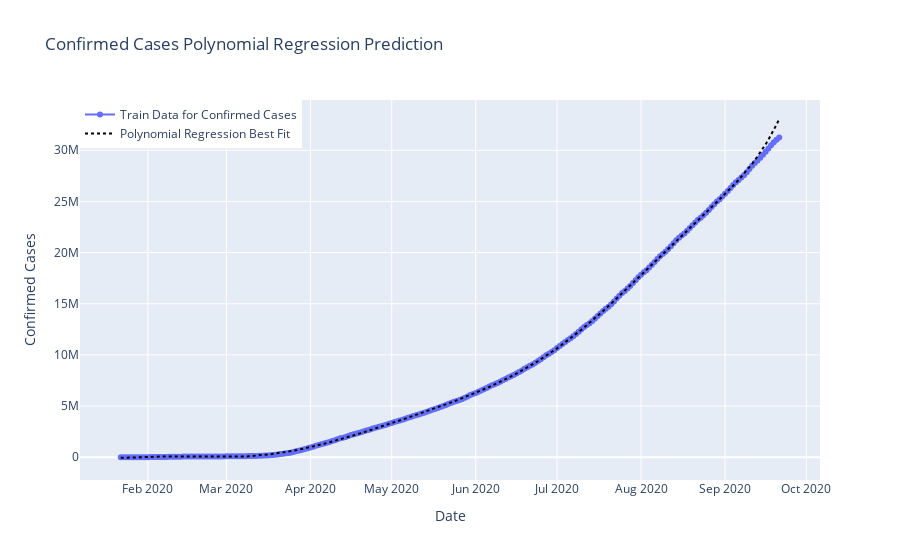

The notebook cell this image was saved under:
### Code cell
comp_data=poly.fit_transform(np.array(datewise["Days Since"]).reshape(-1,1))
plt.figure(figsize=(11,6))
predictions_poly=linreg.predict(comp_data)

fig=go.Figure()
fig.add_trace(go.Scatter(x=datewise.index, y=datewise["Confirmed"],
                    mode='lines+markers',name="Train Data for Confirmed Cases"))
fig.add_trace(go.Scatter(x=datewise.index, y=predictions_poly,
                    mode='lines',name="Polynomial Regression Best Fit",
                    line=dict(color='black', dash='dot')))
fig.update_layout(title="Confirmed Cases Polynomial Regression Prediction",
                 xaxis_title="Date",yaxis_title="Confirmed Cases",
                 legend=dict(x=0,y=1,traceorder="normal"))
fig.show()

### Figure 1 — Plotly figure (JSON) as saved in the notebook; plotly's stock layout.template omitted (floating-point values rounded to 4 significant figures; data arrays with more than 128 entries replaced by an {"elided": "..."} marker saying what was removed)
{"data": [{"mode": "lines+markers", "name": "Train Data for Confirmed Cases", "type": "scatter", "x": {"elided": "244 str values"}, "y": {"elided": "244 int values"}}, {"line": {"color": "black", "dash": "dot"}, "mode": "lines", "name": "Polynomial Regression Best Fit", "type": "scatter", "x": {"elided": "244 str values"}, "y": {"elided": "244 float values"}}], "layout": {"legend": {"traceorder": "normal", "x": 0, "y": 1}, "title": {"text": "Confirmed Cases Polynomial Regression Prediction"}, "xaxis": {"title": {"text": "Date"}}, "yaxis": {"title": {"text": "Confirmed Cases"}}}}
